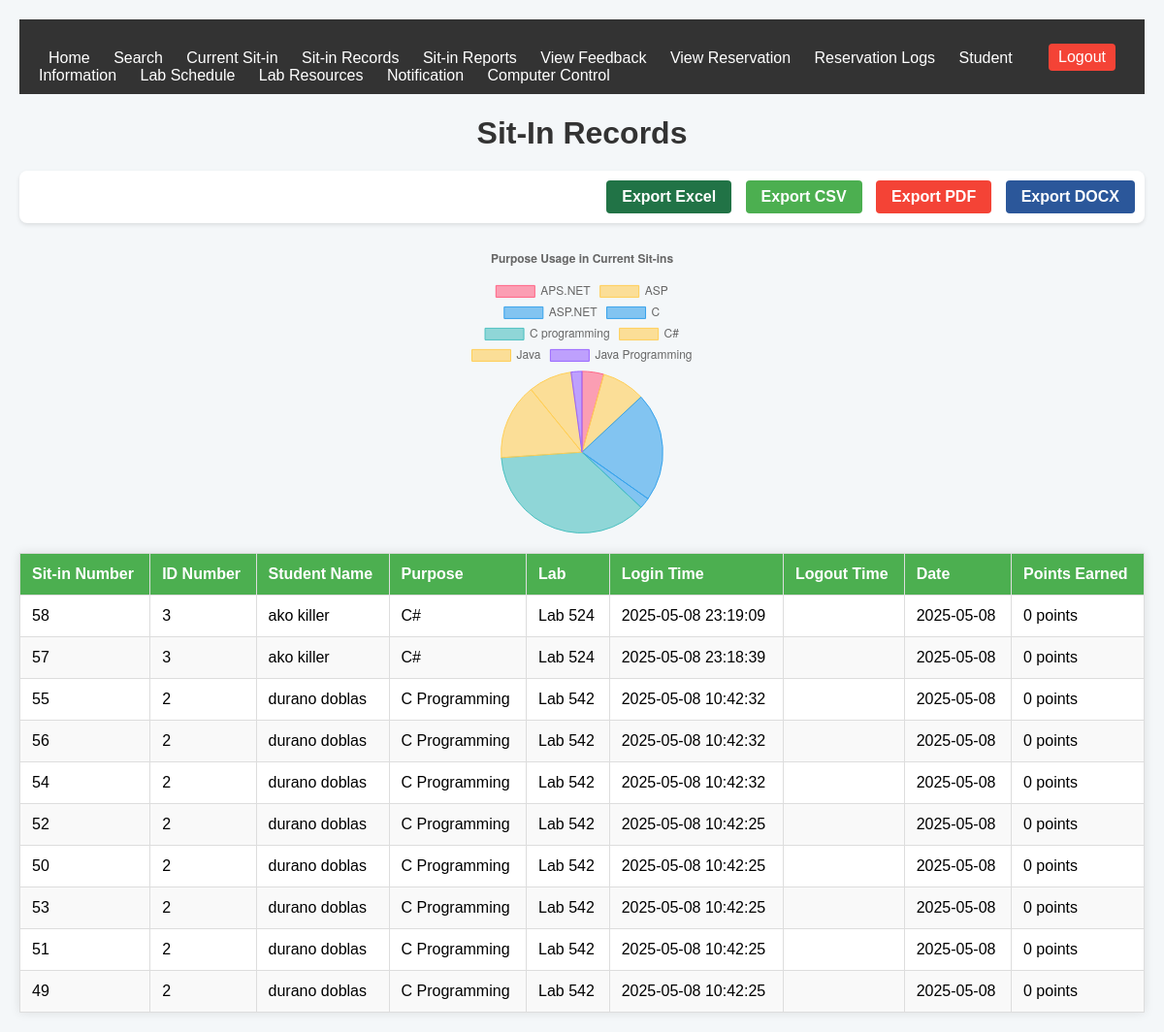
Screenshot of /view_sitin.php (signed in) with the database file from the repository.
### tables this page shows
CREATE TABLE `sit_in_history` (
  `id` int(11) NOT NULL,
  `user_id` varchar(50) NOT NULL,
  `purpose` varchar(255) NOT NULL,
  `lab` varchar(255) NOT NULL,
  `session_start` datetime NOT NULL,
  `session_end` datetime DEFAULT NULL,
  `date_time` datetime DEFAULT NULL,
  `status` enum('pending','accepted','declined') DEFAULT 'pending'
);

CREATE TABLE `users` (
  `id` int(11) NOT NULL,
  `username` varchar(50) NOT NULL,
  `password_hash` varchar(255) NOT NULL,
  `idno` varchar(50) NOT NULL,
  `lastname` varchar(50) NOT NULL,
  `firstname` varchar(50) NOT NULL,
  `middlename` varchar(50) DEFAULT NULL,
  `course` varchar(10) NOT NULL,
  `year` int(11) NOT NULL,
  `email` varchar(100) NOT NULL,
  `role` enum('admin','staff','student') NOT NULL,
  `sessions_remaining` int(11) DEFAULT 30,
  `total_points` int(11) NOT NULL DEFAULT 0
);

### view_sitin.php (the view, shortened to what this page needs)
<?php
include 'db_connect.php';
$page = isset($_GET['page']) ? (int)$_GET['page'] : 1;
$per_page = 10;
$offset = ($page - 1) * $per_page;
$search = isset($_GET['search']) ? $_GET['search'] : '';
$sql = "SELECT sit_in_history.*, users.firstname, users.lastname
        FROM sit_in_history
        JOIN users ON sit_in_history.user_id = users.idno
        WHERE (sit_in_history.user_id LIKE ? OR users.firstname LIKE ? OR users.lastname LIKE ? OR sit_in_history.purpose LIKE ? OR sit_in_history.lab LIKE ?)
        ORDER BY sit_in_history.session_start DESC
        LIMIT ? OFFSET ?";
$stmt = $conn->prepare($sql);
$search_term = "%$search%";
$stmt->bind_param("sssssii", $search_term, $search_term, $search_term, $search_term, $search_term, $per_page, $offset);
$stmt->execute();
$result = $stmt->get_result();
$sql_pie_purpose = "SELECT purpose, COUNT(*) as count
                    FROM sit_in_history
                    GROUP BY purpose";
$result_pie_purpose = $conn->query($sql_pie_purpose);
$labels_purpose = [];
$data_purpose = [];
$colors_purpose = [];
$colorPalette = [
    'rgba(255, 99, 132, 0.6)',
    'rgba(54, 162, 235, 0.6)',
    'rgba(255, 206, 86, 0.6)',
    'rgba(75, 192, 192, 0.6)',
    'rgba(153, 102, 255, 0.6)',
];
while ($row = $result_pie_purpose->fetch_assoc()) {
    $labels_purpose[] = $row['purpose'];
    $data_purpose[] = $row['count'];
    $colors_purpose[] = $colorPalette[array_rand($colorPalette)];
}
?>
<!DOCTYPE html>
<html lang="en">
<head>
</head>
<body>
<div class="header">
    <div>
        <a href="admin_home.php">Home</a>
        <a href="#" id="searchLink">Search</a>
        <a href="view_current_sitin.php">Current Sit-in</a>
        <a href="view_sitin.php">Sit-in Records</a>
        <a href="sitin_reports.php">Sit-in Reports</a>
        <a href="view_feedback.php">View Feedback</a>
        <a href="view_reservation.php">View Reservation</a>
        <a href="reservation_logs.php">Reservation Logs</a>
        <a href="student_management.php">Student Information</a>
        <a href="lab_schedule.php">Lab Schedule</a>
        <a href="lab_resources.php">Lab Resources</a>
        <a href="admin_notification.php">Notification</a>
        <a href="computer_control.php">Computer Control</a>
    </div>
    <a href="logout.php" class="logout-btn">Logout</a>
</div>
    <h1>Sit-In Records</h1>
    <div class="export-buttons">
        <a href="export_sitin.php?format=excel" class="export-btn excel">Export Excel</a>
        <a href="export_sitin.php?format=csv" class="export-btn csv">Export CSV</a>
        <a href="export_sitin.php?format=pdf" class="export-btn pdf">Export PDF</a>
        <a href="export_sitin.php?format=docx" class="export-btn docx">Export DOCX</a>
    </div>
    <div class="chart-container">
        <canvas id="purposeUsageChart"></canvas>
    </div>
    <table>
        <thead>
            <tr>
                <th>Sit-in Number</th>
                <th>ID Number</th>
                <th>Student Name</th>
                <th>Purpose</th>
                <th>Lab</th>
                <th>Login Time</th>
                <th>Logout Time</th>
                <th>Date</th>
                <th>Points Earned</th>
            </tr>
        </thead>
        <tbody>
            <?php if ($result->num_rows > 0): ?>
                <?php while ($row = $result->fetch_assoc()): ?>
                    <?php
                    $date = date('Y-m-d', strtotime($row['session_start']));
                    $points = 0;
                    ?>
                    <tr>
                        <td><?= htmlspecialchars($row['id']) ?></td>
                        <td><?= htmlspecialchars($row['user_id']) ?></td>
                        <td><?= htmlspecialchars($row['firstname'] . ' ' . $row['lastname']) ?></td>
                        <td><?= htmlspecialchars($row['purpose']) ?></td>
                        <td><?= htmlspecialchars($row['lab']) ?></td>
                        <td><?= htmlspecialchars($row['session_start']) ?></td>
                        <td><?= htmlspecialchars($row['session_end']) ?></td>
                        <td><?= htmlspecialchars($date) ?></td>
                        <td><?= $points ?> points</td>
                    </tr>
                <?php endwhile; ?>
            <?php else: ?>
                <tr>
                    <td colspan="9" class="no-records">No active sit-in records found.</td>
                </tr>
            <?php endif; ?>
        </tbody>
    </table>
    <script>
        // Render the pie chart for purpose usage
        const ctxPurpose = document.getElementById('purposeUsageChart').getContext('2d');
        const purposeUsageChart = new Chart(ctxPurpose, {
            type: 'pie',
            data: {
                labels: <?= json_encode($labels_purpose) ?>,
                datasets: [{
                    label: 'Purpose Usage',
                    data: <?= json_encode($data_purpose) ?>,
                    backgroundColor: <?= json_encode($colors_purpose) ?>,
                    borderColor: <?= json_encode(array_map(function($color) { return str_replace('0.6', '1', $color); }, $colors_purpose)) ?>,
                    borderWidth: 1
                }]
            },
            options: {
                responsive: true,
                maintainAspectRatio: false,
                plugins: {
                    legend: {
                        position: 'top',
                    },
                    title: {
                        display: true,
                        text: 'Purpose Usage in Current Sit-ins'
                    }
                }
            }
        });
    </script>
</body>
</html>

### view_sitin.php (style rules this page uses)
body { font-family: Arial, sans-serif; margin: 0; padding: 20px; background-color: #f4f7f9; }
h1 { text-align: center; margin-bottom: 20px; color: #333; }
table { width: 100%; border-collapse: collapse; margin-top: 20px; background-color: white; box-shadow: 0 0 10px rgba(0, 0, 0, 0.1); }
th, td { padding: 12px; border: 1px solid #ddd; text-align: left; }
th { background-color: #4CAF50; color: white; }
tr:nth-child(even) { background-color: #f9f9f9; }
.logout-btn { background-color: #f44336; color: white; border: none; padding: 5px 10px; border-radius: 4px; cursor: pointer; }
.chart-container { width: 300px; height: 300px; margin: 20px auto; }
.header { background-color: #333; color: white; padding: 10px 20px; display: flex; justify-content: space-between; align-items: center; }
.header a { color: white; text-decoration: none; margin: 0 10px; }
.export-buttons { margin: 20px 0; text-align: right; padding: 10px; background: white; border-radius: 8px; box-shadow: 0 2px 4px rgba(0,0,0,0.1); }
.export-btn { display: inline-block; padding: 8px 16px; margin-left: 10px; border-radius: 4px; color: white; text-decoration: none; font-weight: bold; transition: background-color 0.3s; }
.export-btn.excel { background-color: #217346; }
.export-btn.csv { background-color: #4CAF50; }
.export-btn.pdf { background-color: #f44336; }
.export-btn.docx { background-color: #2b579a; }

### rows the page displays
sit_in_history: id "58", user "3", users.firstname+lastname "ako killer", purpose "C#", lab "Lab 524", session_start "2025-05-08 23:19:09", session_start "2025-05-08", points "0"
sit_in_history: id "57", user "3", users.firstname+lastname "ako killer", purpose "C#", lab "Lab 524", session_start "2025-05-08 23:18:39", session_start "2025-05-08", points "0"
sit_in_history: id "55", user "2", users.firstname+lastname "durano doblas", purpose "C Programming", lab "Lab 542", session_start "2025-05-08 10:42:32", session_start "2025-05-08", points "0"
sit_in_history: id "56", user "2", users.firstname+lastname "durano doblas", purpose "C Programming", lab "Lab 542", session_start "2025-05-08 10:42:32", session_start "2025-05-08", points "0"
sit_in_history: id "54", user "2", users.firstname+lastname "durano doblas", purpose "C Programming", lab "Lab 542", session_start "2025-05-08 10:42:32", session_start "2025-05-08", points "0"
sit_in_history: id "52", user "2", users.firstname+lastname "durano doblas", purpose "C Programming", lab "Lab 542", session_start "2025-05-08 10:42:25", session_start "2025-05-08", points "0"
sit_in_history: id "50", user "2", users.firstname+lastname "durano doblas", purpose "C Programming", lab "Lab 542", session_start "2025-05-08 10:42:25", session_start "2025-05-08", points "0"
sit_in_history: id "53", user "2", users.firstname+lastname "durano doblas", purpose "C Programming", lab "Lab 542", session_start "2025-05-08 10:42:25", session_start "2025-05-08", points "0"
sit_in_history: id "51", user "2", users.firstname+lastname "durano doblas", purpose "C Programming", lab "Lab 542", session_start "2025-05-08 10:42:25", session_start "2025-05-08", points "0"
sit_in_history: id "49", user "2", users.firstname+lastname "durano doblas", purpose "C Programming", lab "Lab 542", session_start "2025-05-08 10:42:25", session_start "2025-05-08", points "0"

### other values shown
chart data {{ json_encode($labels_purpose) }} ["APS.NET","ASP","ASP.NET","C","C programming","C#","Java","Java Programming"]
chart data {{ json_encode($data_purpose) }} ["2","4","10","1","17","7","4","1"]
chart data {{ json_encode($colors_purpose) }} ["rgba(255, 99, 132, 0.6)","rgba(255, 206, 86, 0.6)","rgba(54, 162, 235, 0.6)","rgba(54, 162, 235, 0.6)","rgba(75, 192, 192, 0.6)","rgba(255, 206, 86, 0.6)","rgba(255, 206, 86, 0.6)","rgba(153, 102, 255, 0.6)"]
